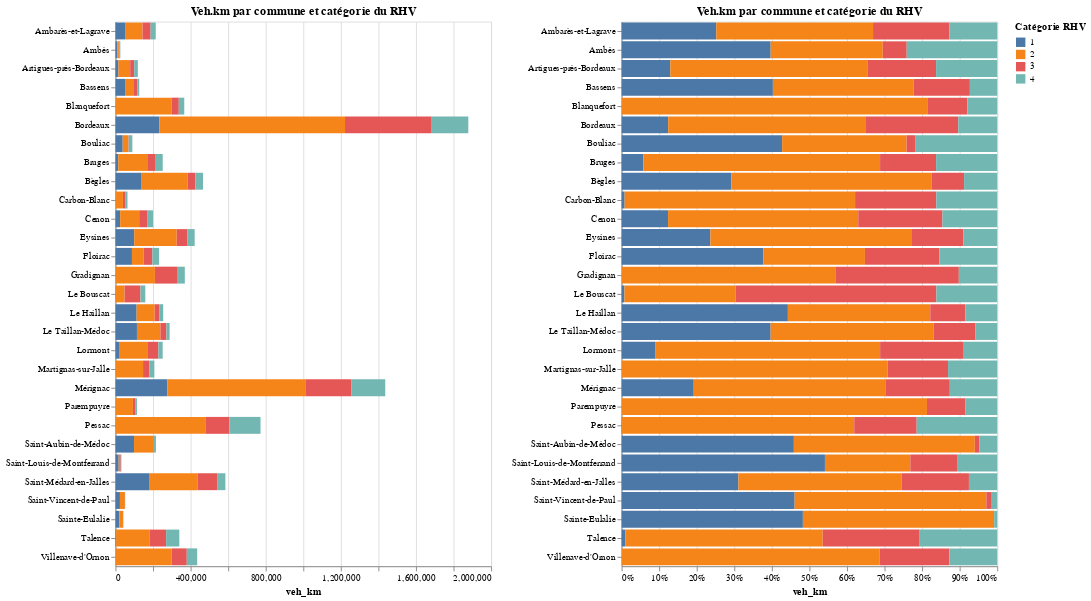

The notebook cell saved with this chart:
### Code cell
chartCommune

### Figure 1 — Vega-Lite specification as saved in the notebook (floating-point values rounded to 4 significant figures)
{"config": {"view": {"continuousWidth": 400, "continuousHeight": 300}}, "hconcat": [{"data": {"name": "data-d00bf3517c920de3dc5e5ba9bcdab894"}, "mark": "bar", "encoding": {"color": {"type": "nominal", "field": "cat_rhv_simplifiee", "title": "Catégorie RHV"}, "order": {"type": "nominal", "field": "cat_rhv_simplifiee"}, "x": {"type": "quantitative", "field": "veh_km"}, "y": {"type": "nominal", "field": "NOM", "title": null}}, "title": "Veh.km par commune et catégorie du RHV"}, {"data": {"name": "data-d00bf3517c920de3dc5e5ba9bcdab894"}, "mark": "bar", "encoding": {"color": {"type": "nominal", "field": "cat_rhv_simplifiee", "title": "Catégorie RHV"}, "order": {"type": "nominal", "field": "cat_rhv_simplifiee"}, "x": {"type": "quantitative", "axis": {"format": "%"}, "field": "veh_km", "stack": "normalize"}, "y": {"type": "nominal", "field": "NOM", "title": null}}, "title": "Veh.km par commune et catégorie du RHV"}], "$schema": "https://vega.github.io/schema/vega-lite/v4.8.1.json", "datasets": {"data-d00bf3517c920de3dc5e5ba9bcdab894": [{"NOM": "Ambarès-et-Lagrave", "cat_rhv_simplifiee": "1", "veh_km": 54020.0, "longueur": 6.94}, {"NOM": "Ambarès-et-Lagrave", "cat_rhv_simplifiee": "2", "veh_km": 89460.0, "longueur": 22.78}, {"NOM": "Ambarès-et-Lagrave", "cat_rhv_simplifiee": "3", "veh_km": 43610.0, "longueur": 12.33}, {"NOM": "Ambarès-et-Lagrave", "cat_rhv_simplifiee": "4", "veh_km": 27250.0, "longueur": 73.47}, {"NOM": "Ambès", "cat_rhv_simplifiee": "1", "veh_km": 10210.0, "longueur": 7.445}, {"NOM": "Ambès", "cat_rhv_simplifiee": "2", "veh_km": 7683.0, "longueur": 8.125}, {"NOM": "Ambès", "cat_rhv_simplifiee": "3", "veh_km": 1642.0, "longueur": 5.842}, {"NOM": "Ambès", "cat_rhv_simplifiee": "4", "veh_km": 6200.0, "longueur": 25.84}, {"NOM": "Artigues-près-Bordeaux", "cat_rhv_simplifiee": "1", "veh_km": 15430.0, "longueur": 0.6526}, {"NOM": "Artigues-près-Bordeaux", "cat_rhv_simplifiee": "2", "veh_km": 62630.0, "longueur": 12.34}, {"NOM": "Artigues-près-Bordeaux", "cat_rhv_simplifiee": "3", "veh_km": 21610.0, "longueur": 10.44}, {"NOM": "Artigues-près-Bordeaux", "cat_rhv_simplifiee": "4", "veh_km": 19370.0, "longueur": 36.62}, {"NOM": "Bassens", "cat_rhv_simplifiee": "1", "veh_km": 50920.0, "longueur": 5.636}, {"NOM": "Bassens", "cat_rhv_simplifiee": "2", "veh_km": 47420.0, "longueur": 7.399}, {"NOM": "Bassens", "cat_rhv_simplifiee": "3", "veh_km": 18910.0, "longueur": 13.41}, {"NOM": "Bassens", "cat_rhv_simplifiee": "4", "veh_km": 9206.0, "longueur": 32.67}, {"NOM": "Blanquefort", "cat_rhv_simplifiee": "2", "veh_km": 298000.0, "longueur": 25.46}, {"NOM": "Blanquefort", "cat_rhv_simplifiee": "3", "veh_km": 39010.0, "longueur": 15.34}, {"NOM": "Blanquefort", "cat_rhv_simplifiee": "4", "veh_km": 29130.0, "longueur": 115.6}, {"NOM": "Bordeaux", "cat_rhv_simplifiee": "1", "veh_km": 232900.0, "longueur": 10.52}, {"NOM": "Bordeaux", "cat_rhv_simplifiee": "2", "veh_km": 989300.0, "longueur": 81.47}, {"NOM": "Bordeaux", "cat_rhv_simplifiee": "3", "veh_km": 461600.0, "longueur": 107.2}, {"NOM": "Bordeaux", "cat_rhv_simplifiee": "4", "veh_km": 194800.0, "longueur": 363.3}, {"NOM": "Bouliac", "cat_rhv_simplifiee": "1", "veh_km": 38360.0, "longueur": 2.221}, {"NOM": "Bouliac", "cat_rhv_simplifiee": "2", "veh_km": 29730.0, "longueur": 7.064}, {"NOM": "Bouliac", "cat_rhv_simplifiee": "3", "veh_km": 2173.0, "longueur": 1.427}, {"NOM": "Bouliac", "cat_rhv_simplifiee": "4", "veh_km": 19490.0, "longueur": 34.77}, {"NOM": "Bruges", "cat_rhv_simplifiee": "1", "veh_km": 14490.0, "longueur": 1.427}, {"NOM": "Bruges", "cat_rhv_simplifiee": "2", "veh_km": 158500.0, "longueur": 17.35}, {"NOM": "Bruges", "cat_rhv_simplifiee": "3", "veh_km": 37500.0, "longueur": 8.269}, {"NOM": "Bruges", "cat_rhv_simplifiee": "4", "veh_km": 40900.0, "longueur": 56.94}, {"NOM": "Bègles", "cat_rhv_simplifiee": "1", "veh_km": 136100.0, "longueur": 5.136}, {"NOM": "Bègles", "cat_rhv_simplifiee": "2", "veh_km": 248800.0, "longueur": 20.54}, {"NOM": "Bègles", "cat_rhv_simplifiee": "3", "veh_km": 40010.0, "longueur": 6.619}, {"NOM": "Bègles", "cat_rhv_simplifiee": "4", "veh_km": 41110.0, "longueur": 78.07}, {"NOM": "Carbon-Blanc", "cat_rhv_simplifiee": "1", "veh_km": 511.3, "longueur": 0.09507}, {"NOM": "Carbon-Blanc", "cat_rhv_simplifiee": "2", "veh_km": 39200.0, "longueur": 7.029}, {"NOM": "Carbon-Blanc", "cat_rhv_simplifiee": "3", "veh_km": 13810.0, "longueur": 5.873}, {"NOM": "Carbon-Blanc", "cat_rhv_simplifiee": "4", "veh_km": 10360.0, "longueur": 34.25}, {"NOM": "Cenon", "cat_rhv_simplifiee": "1", "veh_km": 24760.0, "longueur": 1.29}, {"NOM": "Cenon", "cat_rhv_simplifiee": "2", "veh_km": 101400.0, "longueur": 11.18}, {"NOM": "Cenon", "cat_rhv_simplifiee": "3", "veh_km": 44890.0, "longueur": 16.38}, {"NOM": "Cenon", "cat_rhv_simplifiee": "4", "veh_km": 29180.0, "longueur": 46.98}, {"NOM": "Eysines", "cat_rhv_simplifiee": "1", "veh_km": 99640.0, "longueur": 3.296}, {"NOM": "Eysines", "cat_rhv_simplifiee": "2", "veh_km": 226300.0, "longueur": 20.0}, {"NOM": "Eysines", "cat_rhv_simplifiee": "3", "veh_km": 57760.0, "longueur": 14.81}, {"NOM": "Eysines", "cat_rhv_simplifiee": "4", "veh_km": 37910.0, "longueur": 74.29}, {"NOM": "Floirac", "cat_rhv_simplifiee": "1", "veh_km": 87610.0, "longueur": 5.726}, {"NOM": "Floirac", "cat_rhv_simplifiee": "2", "veh_km": 62860.0, "longueur": 9.813}, {"NOM": "Floirac", "cat_rhv_simplifiee": "3", "veh_km": 45970.0, "longueur": 12.41}, {"NOM": "Floirac", "cat_rhv_simplifiee": "4", "veh_km": 35840.0, "longueur": 62.68}, {"NOM": "Gradignan", "cat_rhv_simplifiee": "2", "veh_km": 210000.0, "longueur": 22.66}, {"NOM": "Gradignan", "cat_rhv_simplifiee": "3", "veh_km": 121400.0, "longueur": 13.77}, {"NOM": "Gradignan", "cat_rhv_simplifiee": "4", "veh_km": 37720.0, "longueur": 101.0}, {"NOM": "Le Bouscat", "cat_rhv_simplifiee": "1", "veh_km": 1194.0, "longueur": 0.07028}, {"NOM": "Le Bouscat", "cat_rhv_simplifiee": "2", "veh_km": 47050.0, "longueur": 5.429}, {"NOM": "Le Bouscat", "cat_rhv_simplifiee": "3", "veh_km": 84860.0, "longueur": 14.58}, {"NOM": "Le Bouscat", "cat_rhv_simplifiee": "4", "veh_km": 25710.0, "longueur": 44.79}, {"NOM": "Le Haillan", "cat_rhv_simplifiee": "1", "veh_km": 112500.0, "longueur": 4.947}, {"NOM": "Le Haillan", "cat_rhv_simplifiee": "2", "veh_km": 96320.0, "longueur": 10.34}, {"NOM": "Le Haillan", "cat_rhv_simplifiee": "3", "veh_km": 23700.0, "longueur": 6.076}, {"NOM": "Le Haillan", "cat_rhv_simplifiee": "4", "veh_km": 21600.0, "longueur": 47.33}, {"NOM": "Le Taillan-Médoc", "cat_rhv_simplifiee": "1", "veh_km": 114300.0, "longueur": 4.135}, {"NOM": "Le Taillan-Médoc", "cat_rhv_simplifiee": "2", "veh_km": 125000.0, "longueur": 9.423}, {"NOM": "Le Taillan-Médoc", "cat_rhv_simplifiee": "3", "veh_km": 31880.0, "longueur": 11.29}, {"NOM": "Le Taillan-Médoc", "cat_rhv_simplifiee": "4", "veh_km": 16900.0, "longueur": 76.83}, {"NOM": "Lormont", "cat_rhv_simplifiee": "1", "veh_km": 22400.0, "longueur": 1.4}, {"NOM": "Lormont", "cat_rhv_simplifiee": "2", "veh_km": 150500.0, "longueur": 13.06}, {"NOM": "Lormont", "cat_rhv_simplifiee": "3", "veh_km": 55440.0, "longueur": 14.8}, {"NOM": "Lormont", "cat_rhv_simplifiee": "4", "veh_km": 22870.0, "longueur": 50.99}, {"NOM": "Martignas-sur-Jalle", "cat_rhv_simplifiee": "2", "veh_km": 146700.0, "longueur": 14.7}, {"NOM": "Martignas-sur-Jalle", "cat_rhv_simplifiee": "3", "veh_km": 33260.0, "longueur": 5.594}, {"NOM": "Martignas-sur-Jalle", "cat_rhv_simplifiee": "4", "veh_km": 27100.0, "longueur": 42.0}, {"NOM": "Mérignac", "cat_rhv_simplifiee": "1", "veh_km": 275800.0, "longueur": 13.52}, {"NOM": "Mérignac", "cat_rhv_simplifiee": "2", "veh_km": 734900.0, "longueur": 50.21}, {"NOM": "Mérignac", "cat_rhv_simplifiee": "3", "veh_km": 244300.0, "longueur": 47.22}, {"NOM": "Mérignac", "cat_rhv_simplifiee": "4", "veh_km": 181400.0, "longueur": 229.8}, {"NOM": "Parempuyre", "cat_rhv_simplifiee": "2", "veh_km": 92800.0, "longueur": 14.15}, {"NOM": "Parempuyre", "cat_rhv_simplifiee": "3", "veh_km": 11720.0, "longueur": 6.674}, {"NOM": "Parempuyre", "cat_rhv_simplifiee": "4", "veh_km": 9634.0, "longueur": 40.25}, {"NOM": "Pessac", "cat_rhv_simplifiee": "1", "veh_km": 874.2, "longueur": 0.2105}, {"NOM": "Pessac", "cat_rhv_simplifiee": "2", "veh_km": 477400.0, "longueur": 47.57}, {"NOM": "Pessac", "cat_rhv_simplifiee": "3", "veh_km": 128400.0, "longueur": 26.58}, {"NOM": "Pessac", "cat_rhv_simplifiee": "4", "veh_km": 165600.0, "longueur": 235.7}, {"NOM": "Saint-Aubin-de-Médoc", "cat_rhv_simplifiee": "1", "veh_km": 98770.0, "longueur": 4.586}, {"NOM": "Saint-Aubin-de-Médoc", "cat_rhv_simplifiee": "2", "veh_km": 103800.0, "longueur": 16.6}, {"NOM": "Saint-Aubin-de-Médoc", "cat_rhv_simplifiee": "3", "veh_km": 2518.0, "longueur": 3.707}, {"NOM": "Saint-Aubin-de-Médoc", "cat_rhv_simplifiee": "4", "veh_km": 10320.0, "longueur": 85.63}, {"NOM": "Saint-Louis-de-Montferrand", "cat_rhv_simplifiee": "1", "veh_km": 16890.0, "longueur": 3.534}, {"NOM": "Saint-Louis-de-Montferrand", "cat_rhv_simplifiee": "2", "veh_km": 7092.0, "longueur": 3.81}, {"NOM": "Saint-Louis-de-Montferrand", "cat_rhv_simplifiee": "3", "veh_km": 3935.0, "longueur": 2.939}, {"NOM": "Saint-Louis-de-Montferrand", "cat_rhv_simplifiee": "4", "veh_km": 3285.0, "longueur": 16.8}, {"NOM": "Saint-Médard-en-Jalles", "cat_rhv_simplifiee": "1", "veh_km": 181900.0, "longueur": 10.87}, {"NOM": "Saint-Médard-en-Jalles", "cat_rhv_simplifiee": "2", "veh_km": 254500.0, "longueur": 34.7}, {"NOM": "Saint-Médard-en-Jalles", "cat_rhv_simplifiee": "3", "veh_km": 104700.0, "longueur": 20.47}, {"NOM": "Saint-Médard-en-Jalles", "cat_rhv_simplifiee": "4", "veh_km": 44060.0, "longueur": 193.5}, {"NOM": "Saint-Vincent-de-Paul", "cat_rhv_simplifiee": "1", "veh_km": 23680.0, "longueur": 3.08}, {"NOM": "Saint-Vincent-de-Paul", "cat_rhv_simplifiee": "2", "veh_km": 26230.0, "longueur": 10.63}, {"NOM": "Saint-Vincent-de-Paul", "cat_rhv_simplifiee": "3", "veh_km": 637.3, "longueur": 3.8}, {"NOM": "Saint-Vincent-de-Paul", "cat_rhv_simplifiee": "4", "veh_km": 853.1, "longueur": 9.062}, {"NOM": "Sainte-Eulalie", "cat_rhv_simplifiee": "1", "veh_km": 20160.0, "longueur": 1.142}, {"NOM": "Sainte-Eulalie", "cat_rhv_simplifiee": "2", "veh_km": 21270.0, "longueur": 2.163}, {"NOM": "Sainte-Eulalie", "cat_rhv_simplifiee": "4", "veh_km": 342.6, "longueur": 0.6996}, {"NOM": "Talence", "cat_rhv_simplifiee": "1", "veh_km": 3399.0, "longueur": 0.6051}, {"NOM": "Talence", "cat_rhv_simplifiee": "2", "veh_km": 178600.0, "longueur": 14.55}, {"NOM": "Talence", "cat_rhv_simplifiee": "3", "veh_km": 87750.0, "longueur": 13.29}, {"NOM": "Talence", "cat_rhv_simplifiee": "4", "veh_km": 70180.0, "longueur": 89.05}, {"NOM": "Villenave-d'Ornon", "cat_rhv_simplifiee": "1", "veh_km": 0.0, "longueur": 0.009963}, {"NOM": "Villenave-d'Ornon", "cat_rhv_simplifiee": "2", "veh_km": 298800.0, "longueur": 29.49}, {"NOM": "Villenave-d'Ornon", "cat_rhv_simplifiee": "3", "veh_km": 80860.0, "longueur": 13.23}, {"NOM": "Villenave-d'Ornon", "cat_rhv_simplifiee": "4", "veh_km": 55460.0, "longueur": 135.9}]}}
